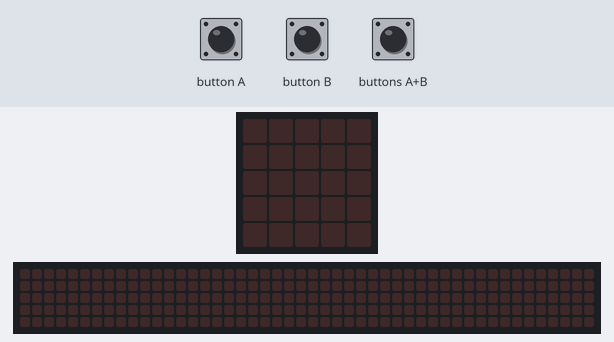
Bench run of a program on a simulated BBC micro:bit (MakeCode). On the bench: the board's 5×5 LED display, a strip that is not on the board, showing the scrolling text unrolled. The inputs (shaded band) are chosen by the test bench. The 48×5 strip is a reading aid, not a part: it shows the text the display is scrolling, unrolled, one strip-width of it at a time.

Above: at 1.2 s.
1.3 s: button A pressed for 0.15 s
At 7.9 s:
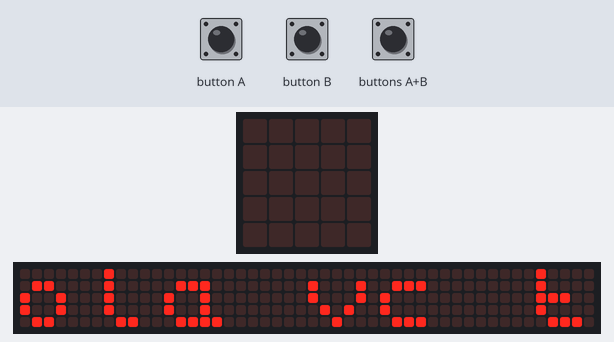
At 17.72 s:
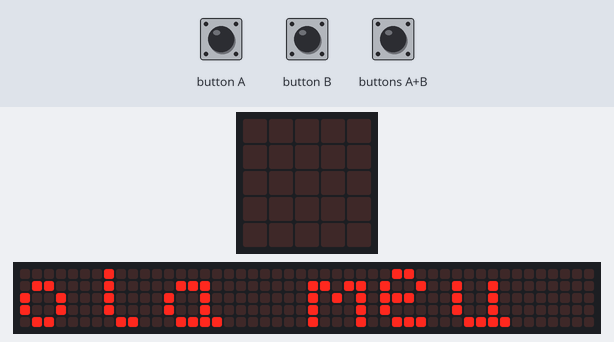

The program:

main.ts
```typescript
input.onButtonPressed(Button.A, function () {
    basic.showString("ola vc tem lixo ?")
    basic.showString("ola meu nome e lixeira jogue seu lixo aqui por favor")
})
input.onGesture(Gesture.Shake, function () {

})
input.onButtonPressed(Button.AB, function () {
    basic.showString("primeiro jogue o lixo e depois aperte o botao b")
})
input.onButtonPressed(Button.B, function () {
    basic.showString("obrigado o meio ambiente agradece")
    basic.showIcon(IconNames.Heart)
})
```

test.ts
```typescript
// testes vão aqui; isto não será compilado quando este pacote for usado como uma extensão.
```

Measured:
- after the input at 1.3 s, the display: changes after 0.15 s (image 1)
- what the display in image 1 shows lasts 0.8 s, from 7.3 s to 8.1 s
